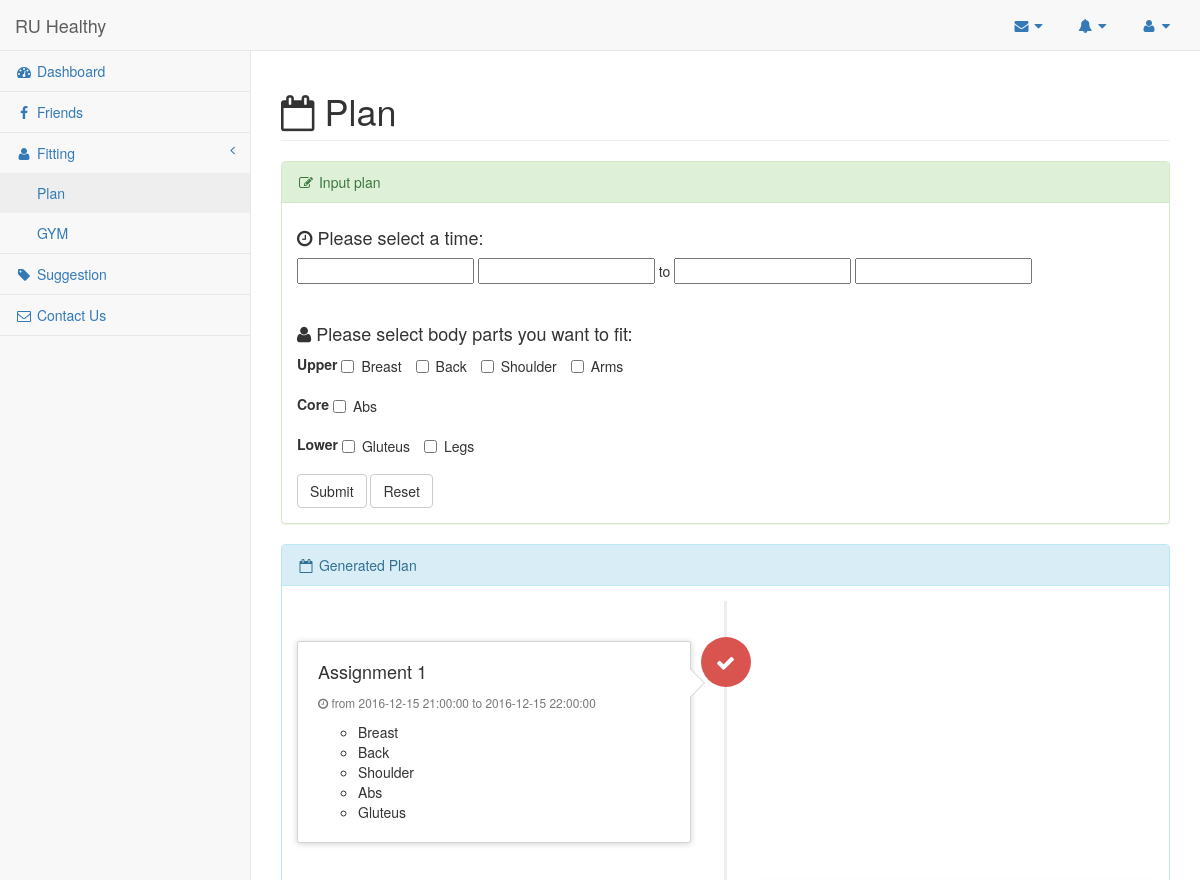
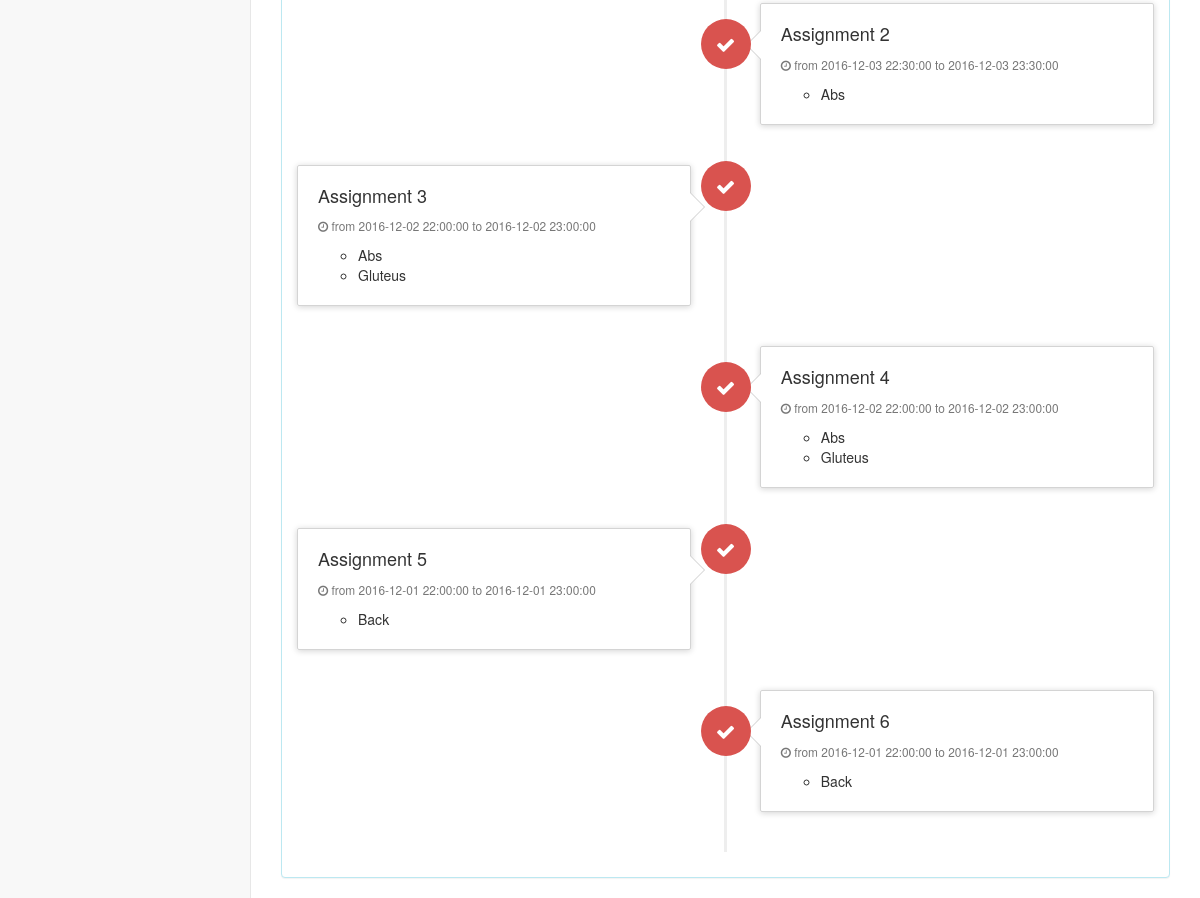
Page /plan.php (signed in) on the committed database (2 pictures, top to bottom).
### tables this page shows
CREATE TABLE `plan` (
  `ID` int(255) NOT NULL,
  `EmailAdd` varchar(255) NOT NULL,
  `PlanNum` int(255) NOT NULL,
  `StartDate` date NOT NULL,
  `StartTime` time NOT NULL,
  `EndDate` date NOT NULL,
  `EndTime` time NOT NULL,
  `Body` varchar(255) NOT NULL
);

### plan.php (the view, shortened to what this page needs)
<?php session_start();
@$email = $_SESSION["adminemail"];
?>
<!DOCTYPE html>
<html lang="en">
<head>
    <link href="styles/bootstrap.min.css" rel="stylesheet">
    <link href="styles/metisMenu.min.css" rel="stylesheet">
    <link href="styles/sb-admin-2.css" rel="stylesheet">
    <link href="styles/morris.css" rel="stylesheet">
    <link href="styles/font-awesome.min.css" rel="stylesheet" type="text/css">
    <link rel="stylesheet" type="text/css" href="styles/bootstrap-datepicker.css">
</head>
<body>
<?php
$rowSQL = mysql_query( "SELECT MAX( PlanNum ) AS max FROM plan ;" );
$row = mysql_fetch_array( $rowSQL );
$largestNumber = $row['max'];
?>
    <div id="wrapper">
        <nav class="navbar navbar-default navbar-static-top" role="navigation" style="margin-bottom: 0">
            <div class="navbar-header">
                <a class="navbar-brand" href="index.php">RU Healthy</a>
            </div>
            <ul class="nav navbar-top-links navbar-right">
                <li class="dropdown">
                    <a class="dropdown-toggle" data-toggle="dropdown" href="#">
                        <i class="fa fa-envelope fa-fw"></i> <i class="fa fa-caret-down"></i>
                    </a>
                </li>
                <li class="dropdown">
                    <a class="dropdown-toggle" data-toggle="dropdown" href="#">
                        <i class="fa fa-bell fa-fw"></i> <i class="fa fa-caret-down"></i>
                    </a>
                </li>
                <li class="dropdown">
                    <a class="dropdown-toggle" data-toggle="dropdown" href="#">
                        <i class="fa fa-user fa-fw"></i> <i class="fa fa-caret-down"></i>
                    </a>
                </li>
            </ul>
            <div class="navbar-default sidebar" role="navigation">
                <div class="sidebar-nav navbar-collapse">
                    <ul class="nav" id="side-menu">
                        <li>
                            <a href="index.php"><i class="fa fa-dashboard fa-fw"></i> Dashboard</a>
                        </li>
                        <li>
                            <a href="friends.php"><i class="fa fa-facebook fa-fw"></i> Friends</a>
                        </li>
                        <li>
                            <a href="#"><i class="fa fa-user fa-fw"></i> Fitting<span class="fa arrow"></span></a>
                            <ul class="nav nav-second-level">
                                <li>
                                    <a href="plan.php">Plan</a>
                                </li>
                                <li>
                                    <a href="gym.php">GYM</a>
                                </li>
                            </ul>
                        </li>
                        <li>
                            <a href="suggestion.php"><i class="fa fa-tag fa-fw"></i> Suggestion</a>
                        </li>
                        <li>
                            <a href="contactus.php"><i class="fa fa-envelope-o fa-fw"></i> Contact Us</a>
                        </li>
                    </ul>
                </div>
            </div>
        </nav>
        <div id="page-wrapper">
            <div class="row">
                <div class="col-lg-12">
                    <h1 class="page-header"><i class="fa fa-calendar-o"></i> Plan</h1>
                </div>
                <div class="col-lg-12">
                    <div class="panel panel-success">
                        <div class="panel-heading">
                            <i class="fa fa-edit fa-fw"></i> Input plan
                        </div>
                        <div class="panel-body">
                            <div class="row">
                                <div class="col-lg-12">
                                    <form role="form" action="<?php echo $_SERVER['PHP_SELF'] ?>" method="post" >
                                        <h4><i class="fa fa-clock-o"></i> Please select a time: </h4>
                                        <p id="basicExample">
                                            <input type="text" class="date start" name="StartDate" />
                                            <input type="text" class="time start ui-timepicker-input" name="StartTime" /> to
                                            <input type="text" class="time end ui-timepicker-input" name="EndTime" />
                                            <input type="text" class="date end" name="EndDate" />
                                        </p>
                                        <br>
                                        <h4><i class="fa fa-user"></i> Please select body parts you want to fit: </h4>
                                        <div class="form-group">
                                            <label>Upper</label>
                                            <label class="checkbox-inline">
                                                <input type="checkbox" value="Breast" name="Body[]">Breast
                                            </label>
                                            <label class="checkbox-inline">
                                                <input type="checkbox" value="Back" name="Body[]">Back
                                            </label>
                                            <label class="checkbox-inline">
                                                <input type="checkbox" value="Shoulder" name="Body[]">Shoulder
                                            </label>
                                            <label class="checkbox-inline">
                                            <input type="checkbox" value="Arms" name="Body[]">Arms
                                            </label>
                                        </div>
                                        <div class="form-group">
                                            <label>Core</label>
                                            <label class="checkbox-inline">
                                            <input type="checkbox" value="Abs" name="Body[]">Abs
                                            </label>
                                        </div>
                                        <div class="form-group">
                                            <label>Lower</label>
                                            <label class="checkbox-inline">
                                            <input type="checkbox" value="Gluteus" name="Body[]">Gluteus
                                            </label>
                                            <label class="checkbox-inline">
                                            <input type="checkbox" value="Legs" name="Body[]">Legs
                                            </label>
                                        </div>
                                        <button type="submit" class="btn btn-default" name="submit" >Submit</button>
                                        <button type="reset" class="btn btn-default">Reset</button>
                                    </form>
                                </div>
                            </div>
                        </div>
                    </div>
                    <div class="panel panel-info">
                        <div class="panel-heading">
                            <i class="fa fa-calendar-o fa-fw"></i> Generated Plan
                        </div>
                        <div class="panel-body">
                            <ul class="timeline">
                                <?php
                                    for($i = 1; $i < $largestNumber+1; $i++){
                                    $rst = mysql_query("SELECT * from plan where EmailAdd='$email' AND PlanNum='$i'");
                                    $v = mysql_fetch_assoc($rst);
                                        if($i % 2 == 0){
                                ?>
                                <li class="timeline-inverted">
                                    <div class="timeline-badge danger"><i class="fa fa-check"></i>
                                    </div>
                                    <div class="timeline-panel">
                                        <div class="timeline-heading">
                                            <h4 class="timeline-title">Assignment <?php echo $i; ?></h4>
                                            <p><small class="text-muted"><i class="fa fa-clock-o"></i> from <?php  echo $v['StartDate']; echo " "; echo $v['StartTime'];?> to <?php  echo $v['EndDate']; echo " "; echo $v['EndTime'];?></small>
                                            </p>
                                        </div>
                                        <div class="timeline-body">
                                            <ul>
                                                <?php
                                                    $array = explode(',', $v['Body']);
                                                    foreach ($array as $j) {
                                                        echo "<li>";
                                                        echo $j;
                                                        echo "</li>";
                                                    }
                                                ?>
                                            </ul>
                                        </div>
                                    </div>
                                </li>
                                <?php }else{
                                ?>
                                <li class="timeline">
                                    <div class="timeline-badge danger"><i class="fa fa-check"></i>
                                    </div>
                                    <div class="timeline-panel">
                                        <div class="timeline-heading">
                                            <h4 class="timeline-title">Assignment <?php echo $i; ?></h4>
                                            <p><small class="text-muted"><i class="fa fa-clock-o"></i> from <?php  echo $v['StartDate']; echo " "; echo $v['StartTime'];?> to <?php  echo $v['EndDate']; echo " "; echo $v['EndTime'];?></small>
                                            </p>
                                        </div>
                                        <div class="timeline-body">
                                            <ul>
                                                <?php
                                                    $array = explode(',', $v['Body']);
                                                    foreach ($array as $j) {
                                                        echo "<li>";
                                                        echo $j;
                                                        echo "</li>";
                                                    }
                                                ?>
                                            </ul>
                                        </div>
                                    </div>
                                </li>
                                <?php }} ?>
                            </ul>
                        </div>
                    </div>
                </div>
            </div>
        </div>
    </div>
</body>
</html>

### styles/sb-admin-2.css (style rules this page uses)
body { background-color: #f8f8f8; }
#wrapper { width: 100%; }
#page-wrapper { padding: 0 15px; min-height: 568px; background-color: white; }
@media (min-width: 768px) { #page-wrapper { position: inherit; margin: 0 0 0 250px; padding: 0 30px; border-left: 1px solid #e7e7e7; } }
.navbar-top-links { margin-right: 0; }
.navbar-top-links li { display: inline-block; }
.navbar-top-links li:last-child { margin-right: 15px; }
.navbar-top-links li a { padding: 15px; min-height: 50px; }
.sidebar .sidebar-nav.navbar-collapse { padding-left: 0; padding-right: 0; }
.sidebar ul li { border-bottom: 1px solid #e7e7e7; }
.sidebar ul li a.active { background-color: #eeeeee; }
.sidebar .arrow { float: right; }
.sidebar .fa.arrow:before { content: "\f104"; }
.sidebar .nav-second-level li, .sidebar .nav-third-level li { border-bottom: none !important; }
.sidebar .nav-second-level li a { padding-left: 37px; }
@media (min-width: 768px) { .sidebar { z-index: 1; position: absolute; width: 250px; margin-top: 51px; } }
.timeline { position: relative; padding: 20px 0 20px; list-style: none; }
.timeline:before { content: " "; position: absolute; top: 0; bottom: 0; left: 50%; width: 3px; margin-left: -1.5px; background-color: #eeeeee; }
.timeline > li { position: relative; margin-bottom: 20px; }
.timeline > li:before, .timeline > li:after { content: " "; display: table; }
.timeline > li:after { clear: both; }
.timeline > li > .timeline-panel { float: left; position: relative; width: 46%; padding: 20px; border: 1px solid #d4d4d4; border-radius: 2px; -webkit-box-shadow: 0 1px 6px rgba(0, 0, 0, 0.175); box-shadow: 0 1px 6px rgba(0, 0, 0, 0.175); }
.timeline > li > .timeline-panel:before { content: " "; display: inline-block; position: absolute; top: 26px; right: -15px; border-top: 15px solid transparent; border-right: 0 solid #ccc; border-bottom: 15px solid transparent; border-left: 15px solid #ccc; }
.timeline > li > .timeline-panel:after { content: " "; display: inline-block; position: absolute; top: 27px; right: -14px; border-top: 14px solid transparent; border-right: 0 solid #fff; border-bottom: 14px solid transparent; border-left: 14px solid #fff; }
.timeline > li > .timeline-badge { z-index: 100; position: absolute; top: 16px; left: 50%; width: 50px; height: 50px; margin-left: -25px; border-radius: 50% 50% 50% 50%; text-align: center; font-size: 1.4em; line-height: 50px; color: #fff; background-color: #999999; }
.timeline > li.timeline-inverted > .timeline-panel { float: right; }
.timeline > li.timeline-inverted > .timeline-panel:before { right: auto; left: -15px; border-right-width: 15px; border-left-width: 0; }
.timeline > li.timeline-inverted > .timeline-panel:after { right: auto; left: -14px; border-right-width: 14px; border-left-width: 0; }
.timeline-badge.danger { background-color: #d9534f !important; }
.timeline-title { margin-top: 0; color: inherit; }
.timeline-body > p, .timeline-body > ul { margin-bottom: 0; }

### rows in the picture
plan: StartDate "2016-12-15", StartTime "21:00:00", EndDate "2016-12-15", EndTime "22:00:00", Body "Breast", Body "Back", Body "Shoulder", Body "Abs", Body "Gluteus"
plan: StartDate "2016-12-03", StartTime "22:30:00", EndDate "2016-12-03", EndTime "23:30:00", Body "Abs"
plan: StartDate "2016-12-02", StartTime "22:00:00", EndDate "2016-12-02", EndTime "23:00:00", Body "Abs", Body "Gluteus"
plan: StartDate "2016-12-02", StartTime "22:00:00", EndDate "2016-12-02", EndTime "23:00:00", Body "Abs", Body "Gluteus"
plan: StartDate "2016-12-01", StartTime "22:00:00", EndDate "2016-12-01", EndTime "23:00:00", Body "Back"
plan: StartDate "2016-12-01", StartTime "22:00:00", EndDate "2016-12-01", EndTime "23:00:00", Body "Back"
